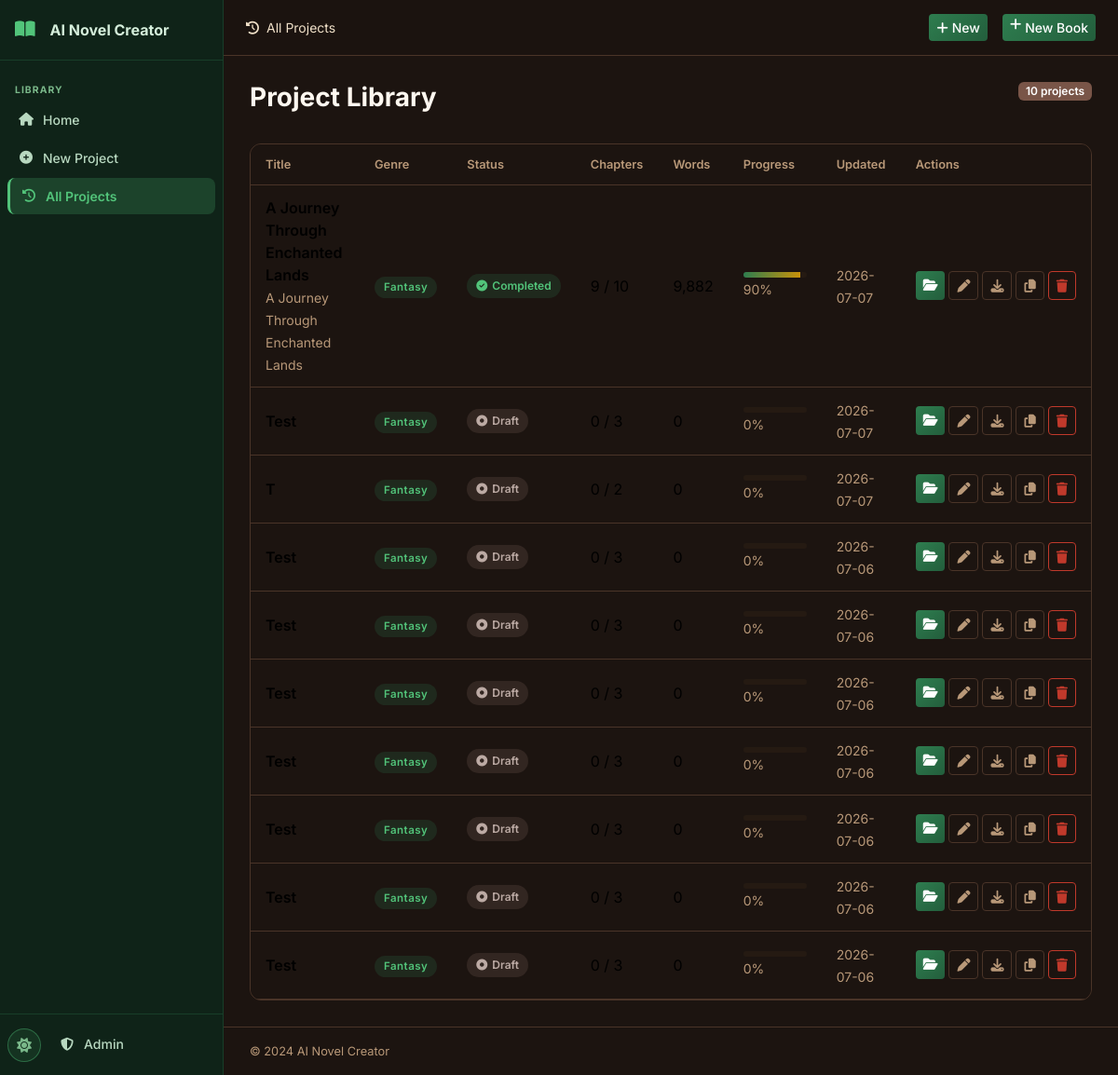
The app's page /history with its own data.
### tables this page shows
CREATE TABLE settings (
    id INTEGER PRIMARY KEY AUTOINCREMENT,
    key TEXT UNIQUE NOT NULL,
    value TEXT,
    updated_at TIMESTAMP DEFAULT CURRENT_TIMESTAMP
);

CREATE TABLE projects (
    id INTEGER PRIMARY KEY AUTOINCREMENT,
    title TEXT NOT NULL,
    subtitle TEXT DEFAULT '',
    genre TEXT DEFAULT 'Fantasy',
    audience TEXT DEFAULT 'Adult',
    description TEXT DEFAULT '',
    language TEXT DEFAULT 'English',
    story_type TEXT DEFAULT 'Novel',
    writing_style TEXT DEFAULT 'Descriptive',
    point_of_view TEXT DEFAULT 'Third Person Limited',
    tense TEXT DEFAULT 'Past',
    tone TEXT DEFAULT 'Adventurous',
    num_chapters INTEGER DEFAULT 10,
    words_per_chapter INTEGER DEFAULT 2000,
    creativity_level TEXT DEFAULT 'balanced',
    temperature REAL DEFAULT 0.7,
    top_p REAL DEFAULT 0.9,
    max_tokens INTEGER DEFAULT 4096,
    status TEXT DEFAULT 'draft',
    current_chapter INTEGER DEFAULT 0,
    total_words INTEGER DEFAULT 0,
    cover_prompt TEXT DEFAULT '',
    include_images INTEGER DEFAULT 0,
    images_per_chapter INTEGER DEFAULT 1,
    image_style TEXT DEFAULT 'Realistic',
    created_at TIMESTAMP DEFAULT CURRENT_TIMESTAMP,
    updated_at TIMESTAMP DEFAULT CURRENT_TIMESTAMP
);

### routes/main.py (the view)
@bp.route('/history')
def history():
    db = get_db()
    projects = db.execute('SELECT * FROM projects ORDER BY updated_at DESC').fetchall()
    return render_template('history.html', projects=projects)

### database/__init__.py (called while the page is built)
def get_db():
    if 'db' not in g:
        db_path = current_app.config['DATABASE']
        os.makedirs(os.path.dirname(db_path), exist_ok=True)
        g.db = sqlite3.connect(db_path)
        g.db.row_factory = sqlite3.Row
        g.db.execute('PRAGMA foreign_keys = ON')
        g.db.execute('PRAGMA journal_mode = WAL')
    return g.db

### utils/helpers.py (called while the page is built)
def get_setting(db, key, default=''):
    row = db.execute('SELECT value FROM settings WHERE key = ?', (key,)).fetchone()
    return row['value'] if row else default

### templates/history.html (shortened to what this page needs)
{% extends "base.html" %}
{% block breadcrumb %}<i class="fas fa-history me-2"></i>All Projects{% endblock %}
{% block topnav_actions %}
<a href="{{ url_for('projects.new_project') }}" class="btn btn-primary btn-sm me-2">
  <i class="fas fa-plus me-1"></i>New
</a>
{% endblock %}
{% block content %}
<div class="page-header">
  <h1 class="page-title">Project Library</h1>
  <span class="badge bg-secondary">{{ projects | length }} projects</span>
</div>
{% if projects %}
<div class="card data-card">
  <div class="card-body p-0">
    <div class="table-responsive">
      <table class="table table-hover align-middle mb-0">
        <thead>
          <tr>
            <th>Title</th>
            <th>Genre</th>
            <th>Status</th>
            <th>Chapters</th>
            <th>Words</th>
            <th>Progress</th>
            <th>Updated</th>
            <th>Actions</th>
          </tr>
        </thead>
        <tbody>
          {% for p in projects %}
          <tr>
            <td>
              <div class="fw-600">{{ p.title }}</div>
              {% if p.subtitle %}<small class="text-muted">{{ p.subtitle }}</small>{% endif %}
            </td>
            <td><span class="genre-badge genre-{{ p.genre | lower | replace(' ', '-') | replace('/', '-') }}">{{ p.genre }}</span></td>
            <td>
              <span class="status-pill status-{{ p.status }}">
                {% if p.status == 'completed' %}<i class="fas fa-check-circle"></i>
                {% elif p.status in ['generating'] %}<i class="fas fa-spinner fa-spin"></i>
                {% elif p.status == 'paused' %}<i class="fas fa-pause"></i>
                {% else %}<i class="fas fa-circle-dot"></i>{% endif %}
                {{ p.status | title }}
              </span>
            </td>
            <td>{{ p.current_chapter }} / {{ p.num_chapters }}</td>
            <td>{{ '{:,}'.format(p.total_words) }}</td>
            <td style="min-width:100px">
              {% set pct = (p.current_chapter / p.num_chapters * 100) | int if p.num_chapters else 0 %}
              <div class="progress" style="height:6px">
                <div class="progress-bar" style="width:{{ pct }}%"></div>
              </div>
              <small class="text-muted">{{ pct }}%</small>
            </td>
            <td><small class="text-muted">{{ p.updated_at[:10] }}</small></td>
            <td>
              <div class="d-flex gap-1">
                <a href="{{ url_for('projects.project_detail', project_id=p.id) }}" class="btn btn-sm btn-primary" title="Open">
                  <i class="fas fa-folder-open"></i>
                </a>
                <a href="{{ url_for('editor.editor_page', project_id=p.id) }}" class="btn btn-sm btn-outline-secondary" title="Editor">
                  <i class="fas fa-pen"></i>
                </a>
                <a href="{{ url_for('exports.export_page', project_id=p.id) }}" class="btn btn-sm btn-outline-secondary" title="Export">
                  <i class="fas fa-download"></i>
                </a>
                <form method="POST" action="{{ url_for('projects.duplicate_project', project_id=p.id) }}" style="display:inline">
                  <button type="submit" class="btn btn-sm btn-outline-secondary" title="Duplicate">
                    <i class="fas fa-copy"></i>
                  </button>
                </form>
                <button class="btn btn-sm btn-outline-danger" onclick="confirmDelete({{ p.id }}, '{{ p.title | e }}')" title="Delete">
                  <i class="fas fa-trash"></i>
                </button>
              </div>
            </td>
          </tr>
          {% endfor %}
        </tbody>
      </table>
    </div>
  </div>
</div>
{% endif %}
{% endblock %}

### templates/base.html (shortened to what this page needs)
<!DOCTYPE html>
<html lang="en" data-theme="{{ default_theme }}">
<head>
  <link href="https://cdn.jsdelivr.net/npm/bootstrap@5.3.2/dist/css/bootstrap.min.css" rel="stylesheet">
  <link href="https://cdnjs.cloudflare.com/ajax/libs/font-awesome/6.5.0/css/all.min.css" rel="stylesheet">
  <link href="{{ url_for('static', filename='css/style.css') }}" rel="stylesheet">
</head>
<body>
<nav class="sidebar" id="sidebar">
  <div class="sidebar-header">
    <a href="{{ url_for('main.index') }}" class="sidebar-brand">
      <i class="fas fa-book-open me-2"></i>
      <span>{{ app_name }}</span>
    </a>
  </div>
  <div class="sidebar-menu">
    <div class="sidebar-section-label">LIBRARY</div>
    <a href="{{ url_for('main.index') }}" class="sidebar-item {% if request.endpoint == 'main.index' %}active{% endif %}">
      <i class="fas fa-home"></i><span>Home</span>
    </a>
    <a href="{{ url_for('projects.new_project') }}" class="sidebar-item {% if request.endpoint == 'projects.new_project' %}active{% endif %}">
      <i class="fas fa-plus-circle"></i><span>New Project</span>
    </a>
    <a href="{{ url_for('main.history') }}" class="sidebar-item {% if request.endpoint == 'main.history' %}active{% endif %}">
      <i class="fas fa-history"></i><span>All Projects</span>
    </a>
  </div>
  <div class="sidebar-footer">
    <button class="theme-toggle" onclick="toggleTheme()" title="Toggle theme">
      <i class="fas fa-moon" id="themeIcon"></i>
    </button>
    <a href="{{ url_for('admin.login') }}" class="sidebar-item small">
      <i class="fas fa-shield-alt"></i><span>Admin</span>
    </a>
  </div>
</nav>
<div class="main-wrapper" id="mainWrapper">
  <header class="topnav">
    <div class="topnav-breadcrumb">
      {% block breadcrumb %}{% endblock %}
    </div>
    <div class="topnav-actions ms-auto">
      {% block topnav_actions %}{% endblock %}
      <a href="{{ url_for('projects.new_project') }}" class="btn btn-primary btn-sm d-none d-md-inline-flex">
        <i class="fas fa-plus me-1"></i>New Book
      </a>
    </div>
  </header>
  <main class="content-area">
    {% block content %}{% endblock %}
  </main>
  <footer class="content-footer">
    <span>{{ app_footer }}</span>
  </footer>
</div>
<div class="toast-container position-fixed bottom-0 end-0 p-3" id="toastContainer"></div>
</body>
</html>

### records on screen
settings: value "AI Novel Creator"
projects: title "A Journey Through Enchanted Lands", subtitle "A Journey Through Enchanted Lands", genre "Fantasy", status "Completed", current_chapter "9", num_chapters "10", total_words "9,882", pct "90", updated_at "2026-07-07"
projects: title "Test", genre "Fantasy", status "Draft", current_chapter "0", num_chapters "3", total_words "0", pct "0", updated_at "2026-07-07"
projects: title "T", genre "Fantasy", status "Draft", current_chapter "0", num_chapters "2", total_words "0", pct "0", updated_at "2026-07-07"
projects: title "Test", genre "Fantasy", status "Draft", current_chapter "0", num_chapters "3", total_words "0", pct "0", updated_at "2026-07-06"
projects: title "Test", genre "Fantasy", status "Draft", current_chapter "0", num_chapters "3", total_words "0", pct "0", updated_at "2026-07-06"
projects: title "Test", genre "Fantasy", status "Draft", current_chapter "0", num_chapters "3", total_words "0", pct "0", updated_at "2026-07-06"
projects: title "Test", genre "Fantasy", status "Draft", current_chapter "0", num_chapters "3", total_words "0", pct "0", updated_at "2026-07-06"
projects: title "Test", genre "Fantasy", status "Draft", current_chapter "0", num_chapters "3", total_words "0", pct "0", updated_at "2026-07-06"
projects: title "Test", genre "Fantasy", status "Draft", current_chapter "0", num_chapters "3", total_words "0", pct "0", updated_at "2026-07-06"
projects: title "Test", genre "Fantasy", status "Draft", current_chapter "0", num_chapters "3", total_words "0", pct "0", updated_at "2026-07-06"
settings: value "© 2024 AI Novel Creator"

### other values on screen
{{ projects | length }} "10"
